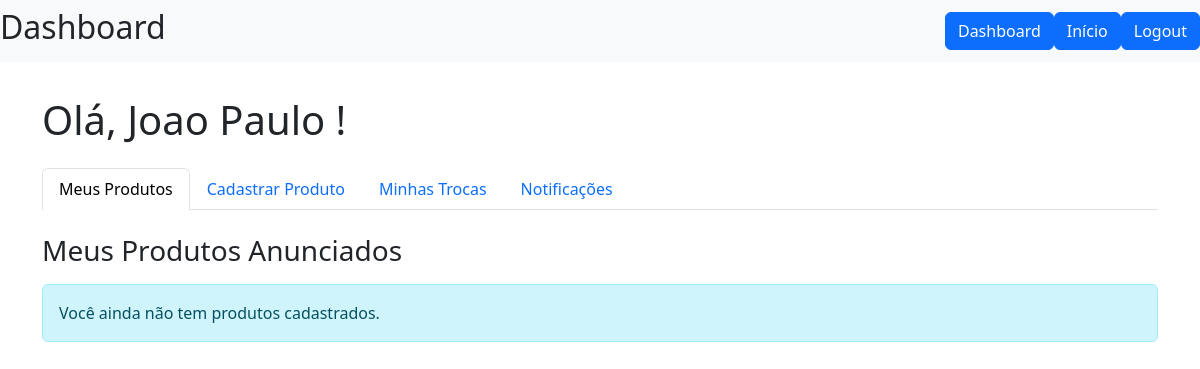
/dashboard (signed in), run on an earlier commit of the app's database.
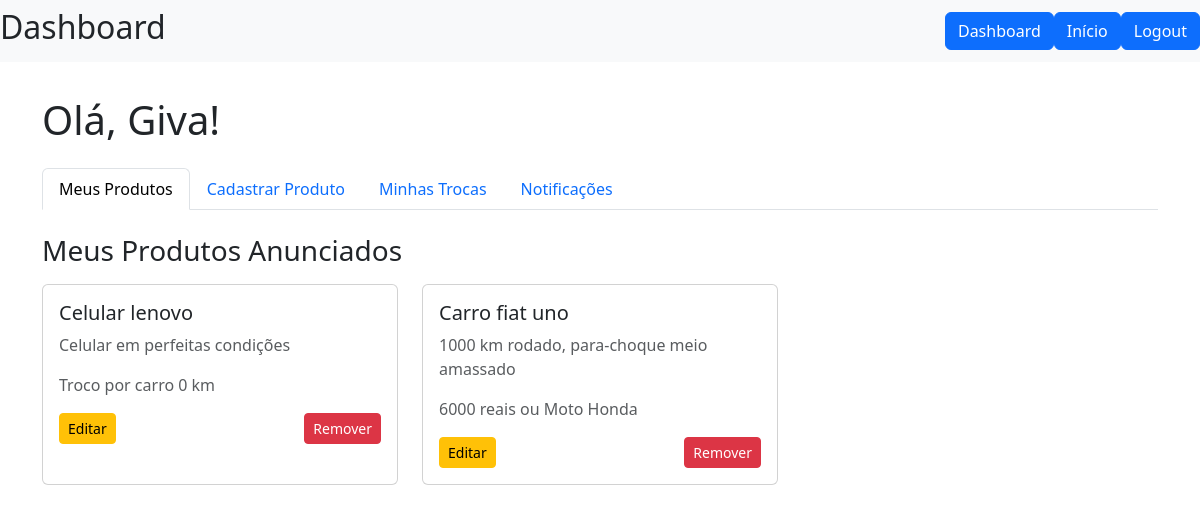
And on a later commit of the database.
### tables this page shows
CREATE TABLE usuarios (
    id INTEGER PRIMARY KEY AUTOINCREMENT,
    nome_usuario TEXT UNIQUE NOT NULL,
    senha TEXT NOT NULL
);

CREATE TABLE produtos (
    id INTEGER PRIMARY KEY AUTOINCREMENT,
    usuario_id INTEGER NOT NULL,
    nome TEXT NOT NULL,
    descricao TEXT,
    preco REAL NOT NULL,
    FOREIGN KEY (usuario_id) REFERENCES usuarios(id)
);

### app.py (the view)
@app.route("/dashboard", methods=["GET"])
@login_required
def dashboard():
    conn = get_db_conexao()
    user_products = conn.execute(
        "SELECT * FROM produtos WHERE usuario_id = ?", (current_user.id,)
    ).fetchall()
    conn.close()
    return render_template("dashboard.html", user_products=user_products)

### app.py (called while the page is built)
@login_manager.user_loader
def load_user(user_id):
    conn = get_db_conexao()
    user_data = conn.execute(
        "SELECT nome_usuario, senha FROM usuarios WHERE nome_usuario = ?", (user_id,)
    ).fetchone()
    conn.close()
    if user_data is None:
        return None
    return User(
        user_data["nome_usuario"], user_data["nome_usuario"], user_data["senha"]
    )

### iniciar.py (called while the page is built)
def get_db_conexao():
    db_path = os.path.join(current_app.root_path, "database.db")
    print(f"Conectando ao banco em: {db_path}")
    conn = sqlite3.connect(db_path)
    conn.row_factory = sqlite3.Row
    return conn

### templates/dashboard.html (shortened to what this page needs)
{% extends "base.html" %}
{% block titulo_header %}Dashboard{% endblock %}
{% block main %}
<div class="container mt-5 pt-5">
    <h1 class="mb-4">Olá, {{ current_user.nome_usuario }}!</h1>
    <ul class="nav nav-tabs" id="myTab" role="tablist">
        <li class="nav-item" role="presentation">
            <button class="nav-link active" id="meus-produtos-tab" data-bs-toggle="tab" data-bs-target="#meus-produtos" type="button" role="tab" aria-controls="meus-produtos" aria-selected="true">Meus Produtos</button>
        </li>
        <li class="nav-item" role="presentation">
            <button class="nav-link" id="cadastrar-tab" data-bs-toggle="tab" data-bs-target="#cadastrar" type="button" role="tab" aria-controls="cadastrar" aria-selected="false">Cadastrar Produto</button>
        </li>
        <li class="nav-item" role="presentation">
            <button class="nav-link" id="minhas-trocas-tab" data-bs-toggle="tab" data-bs-target="#minhas-trocas" type="button" role="tab" aria-controls="minhas-trocas" aria-selected="false">Minhas Trocas</button>
        </li>
        <li class="nav-item" role="presentation">
            <button class="nav-link" id="notificacoes-tab" data-bs-toggle="tab" data-bs-target="#notificacoes" type="button" role="tab" aria-controls="notificacoes" aria-selected="false">Notificações</button>
        </li>
    </ul>
    <div class="tab-content" id="myTabContent">
        <div class="tab-pane fade show active" id="meus-produtos" role="tabpanel" aria-labelledby="meus-produtos-tab">
            <h3 class="mt-4 mb-3">Meus Produtos Anunciados</h3>
            {% if user_products %}
            <div class="row">
                {% for product in user_products %}
                <div class="col-md-6 col-lg-4 mb-4">
                    <div class="card h-100">
                        <div class="card-body">
                            <h5 class="card-title">{{ product.nome }}</h5>
                            <p class="card-text text-muted">{{ product.descricao }}</p>
                            <p class="card-text text-muted">{{ product.preco}}</p>
                            <div class="d-flex justify-content-between mt-3">
                                <a href="{{ url_for('editar_produto', product_id=product.id) }}" class="btn btn-warning btn-sm">Editar</a>
                                <a href="{{ url_for('remover_produto', product_id=product.id) }}" class="btn btn-danger btn-sm">Remover</a>
                            </div>
                        </div>
                    </div>
                </div>
                {% endfor %}
            </div>
            {% else %}
            <div class="alert alert-info mt-3" role="alert">
                Você ainda não tem produtos cadastrados.
            </div>
            {% endif %}
        </div>
    </div>
</div>
{% endblock main %}

### templates/base.html (shortened to what this page needs)
<!DOCTYPE html>
<html lang="en">
<head>
    {% block head %}
    <link rel="stylesheet" href="https://cdn.jsdelivr.net/npm/bootstrap@5.3.6/dist/css/bootstrap.min.css">
    {% endblock head %}
</head>
<body>
    <nav class="navbar fixed-top navbar-light bg-light">
        <h2>{% block titulo_header %}{% endblock titulo_header %}</h2>
        <div class="btn-group">
            <a href="{{url_for('dashboard')}}"><button class="btn btn-primary">Dashboard</button>  </a>
            <a href="{{url_for('index')}}"><button class="btn btn-primary">Início</button></a>
            {% if current_user.is_authenticated %}
            <a href="{{url_for('logout')}}"><button class="btn btn-primary">Logout</button></a>
            {% endif %}
        </div>
    </nav>
    <main>
    {% block main %}
    {% endblock %}
    </main>
</body>
</html>

What changed in the data, as far as the page shows it:
changed usuarios: nome_usuario "Joao Paulo" → "Giva"
added produtos: nome "Celular lenovo", descricao "Celular em perfeitas condições", preco "Troco por carro 0 km"
added produtos: nome "Carro fiat uno", descricao "1000 km rodado, para-choque meio amassado", preco "6000 reais ou Moto Honda"
Also different on the page:
text no longer shown: "Você ainda não tem produtos cadastrados."
